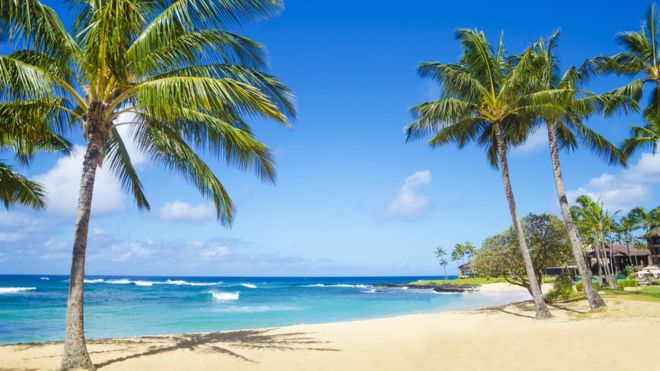
//> input picture test.jpg, 660 x 371 px
$ ./main test.jpg HORIZONTAL 3   (built with g++ and OpenCV 4)
//> lines starting //> are read from the running program, lines starting //| are printed output that depends on the picture

//  main.cpp
//  openCVTest
//
//  Created by Karanveer Singh on 5/23/19.
//  Copyright © 2019 Karanveer Singh. All rights reserved.
//

#include <iostream>
#include <opencv2/opencv.hpp>
#include <pthread.h>
#include <stdlib.h>
#include <time.h>
#include <string.h>
//#include <emscripten.h>


#define HORIZONTAL 0
#define VERTICAL 1

#define MULTITHREAD 0
#define NUM_THREADS 4

using namespace cv;


typedef struct thread_data_s {
    int tid;
    int num_threads;
    int num_elements;
    int *seam;
    Mat* image;
    int offset;
    int chunk_size;
    double *partial_sum;
} thread_data_t;

Mat calculateImageGradient(Mat input);
Mat calculateImageEnergy(Mat input, int direction);
Mat findSeam(Mat energyMap, Mat originalImage, int direction, int iteration);
void removeSeam(Mat input, int i, int j, int location, int overHalf);
void *removeSeamMT(void* args);

int main(int argc, const char * argv[]) {
    clock_t start = clock();
    int dir;
    if(strcmp (argv[2], "HORIZONTAL") == 0)
	dir = HORIZONTAL;
    else if(strcmp (argv[2], "VERTICAL") == 0)
	dir = VERTICAL;
    else
    {
	    std::cout << "Sorry unknown direction, please type either 'HORIZONTAL' or 'VERTICAL' " << std::endl;
	    return 0;
    }
    int numSeams = atoi(argv[3]);
    std::cout << argv[1] << std::endl;
    Mat testImage, outputImage, outputImage2;
    testImage = cv::imread(argv[1], IMREAD_COLOR);
//> testImage is the input picture: 371 rows x 660 cols, CV_8UC3; mean B, G, R 171.8, 154.7, 118.4
    namedWindow("Display Window", WINDOW_AUTOSIZE);
    for(int i = 0; i < numSeams; i++)
    {
        if(i % 10 == 0)
        {
            outputImage = calculateImageGradient(testImage);
            outputImage2 = calculateImageEnergy(outputImage, dir);
        }
        testImage = findSeam(outputImage2, testImage, dir, i+1);
    }
//> this loop made 3 passes
//> (max in findSeam, min_loc in findSeam, max_loc in findSeam) on passes 2 to 3: (999, Point(0, 1), Point(0, 0)), (999, Point(0, 1), Point(0, 0))
//> (Cmin in calculateImageEnergy, Cmax in calculateImageEnergy, scale in calculateImageEnergy, max in findSeam, min_loc in findSeam, max_loc in findSeam) on pass 1: (0, 96.76, 2.64, 70.8, Point(0, 0), Point(0, 264))
//> pass 1, in calculateImageGradient, `cvtColor(input, greyScale, COLOR_BGR2GRAY);`:
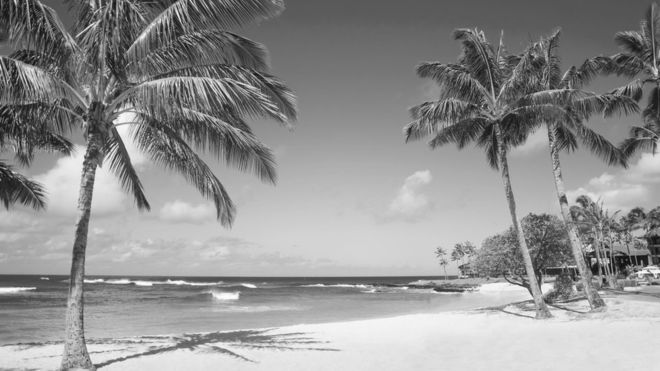
//> greyScale: 371 rows x 660 cols, CV_8UC1; min 5, max 254, mean 145.8
//> pass 1, in calculateImageGradient, `Scharr(greyScale, greyX, CV_16S, 1, 0, 1, 0, BORDER_DEFAULT);`:
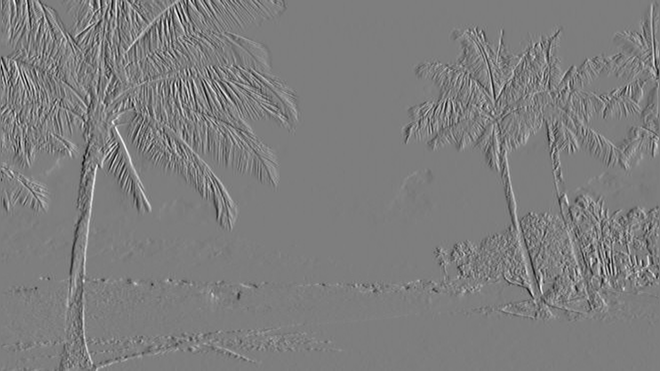
//> greyX: 371 rows x 660 cols, CV_16SC1; min -2669, max 2728, mean 1; drawn with min black and max white
//> pass 1, in calculateImageGradient, `Scharr(greyScale, greyY, CV_16S, 0, 1, 1, 0, BORDER_DEFAULT);`:
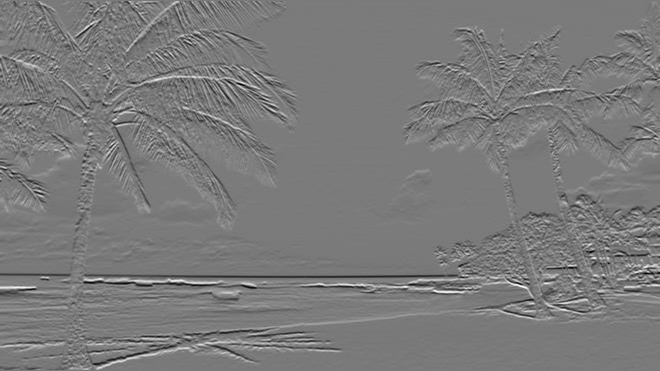
//> greyY: 371 rows x 660 cols, CV_16SC1; min -2463, max 2668, mean 11.1; drawn with min black and max white
//> pass 1, in calculateImageGradient, `convertScaleAbs(greyX, absGreyX);`:
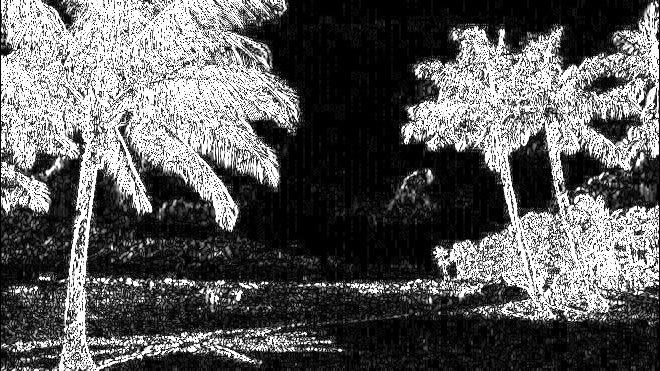
//> absGreyX: 371 rows x 660 cols, CV_8UC1; min 0, max 255, mean 92.9
//> after the loop:
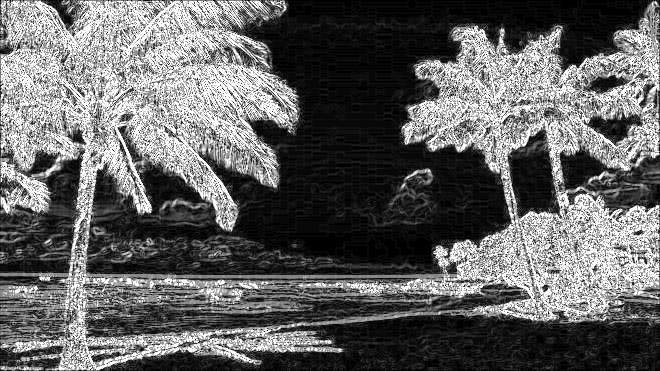
//> outputImage: 371 rows x 660 cols, CV_64FC1; min 0, max 1, mean 0.391
//> after the loop:
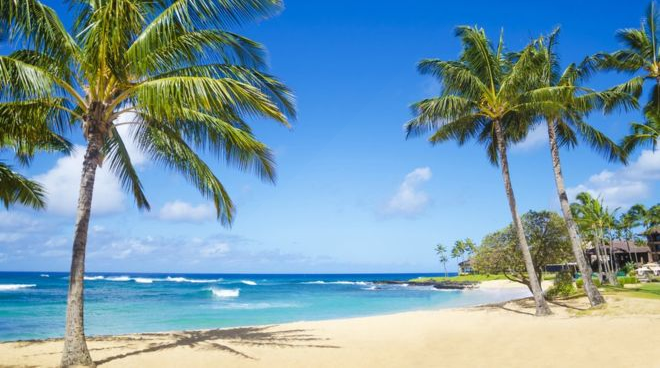
//> testImage: 368 rows x 660 cols, CV_8UC3; mean B, G, R 171.3, 154.7, 118.6
//> after the loop:
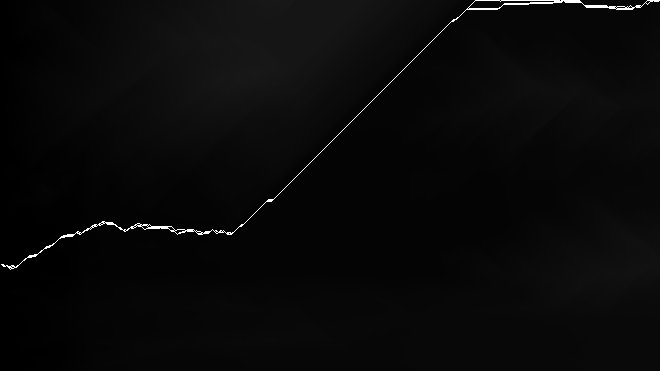
//> outputImage2: 371 rows x 660 cols, CV_64FC1; min 0, max 999, mean 37.1; drawn with min black and max white
    clock_t end = clock();
    float seconds = ((float)end - (float)start) / CLOCKS_PER_SEC;
    std::cout<<"Time elapsed "<<seconds<<std::endl;
    imwrite("test_output.jpg", testImage);
    namedWindow("Resized Image", WINDOW_AUTOSIZE); imshow("Resized Image", testImage);
    waitKey(0);
    return 0;
}

Mat calculateImageGradient(Mat input)
{
    Mat inputBlur;
    Mat convert;
    Mat greyScale, greyX, greyY, absGreyX, absGreyY, output;
    cvtColor(input, greyScale, COLOR_BGR2GRAY);
    Scharr(greyScale, greyX, CV_16S, 1, 0, 1, 0, BORDER_DEFAULT);
    Scharr(greyScale, greyY, CV_16S, 0, 1, 1, 0, BORDER_DEFAULT);
    convertScaleAbs(greyX, absGreyX);
    convertScaleAbs(greyY, absGreyY);
    cv::addWeighted(absGreyX, 0.5, absGreyY, 0.5, 0, output);
    output.convertTo(convert, CV_64F, 1.0/255.0);
    return convert;
}

Mat calculateImageEnergy(Mat input, int direction)
{
    Mat output;
    int numRows, numCols, i, j;
    numRows = input.rows;
    numCols = input.cols;
    output = Mat(numRows, numCols, CV_64F, double(0));
    if(direction == VERTICAL)
    {
        double left, center, right;
        input.row(0).copyTo(output.row(0));
        for(i = 1; i < numRows; i++)
        {
            for(j = 0; j < numCols; j++)
            {
                if(j == 0)
                {
                    left = output.at<double>(i-1, 0);
                    right = output.at<double>(i-1,j+1);
                }
                else if(j == numCols - 1)
                {
                    left = output.at<double>(i-1, j-1);
                    right = output.at<double>(i-1, numCols-1);
                }
                else
                {
                    left = output.at<double>(i-1, j-1);
                    right = output.at<double>(i-1, j+1);
                }
                center = output.at<double>(i-1,j);

                output.at<double>(i, j) = input.at<double>(i,j) + std::min(right, std::min(center, left));
            }
        }
    }
    else  //Horizontal
    {
        double up, center, down;
        input.col(0).copyTo(output.col(0));
        for(j = 1; j < numCols; j++)
        {
            for(i = 0; i < numRows; i++)
            {
                if(i == 0)
                {
                    up = output.at<double>(0, j - 1);
                    down = output.at<double>(i + 1, j - 1);
                }
                else if(i == numRows - 1)
                {
                    up = output.at<double>(i - 1, j - 1);
                    down = output.at<double>(numRows - 1, j - 1);
                }
                else
                {
                    up = output.at<double>(i - 1, j - 1);
                    down = output.at<double>(i + 1, j - 1);
                }
                center = output.at<double>(i, j - 1);

                output.at<double>(i, j) = input.at<double>(i,j) + std::min(up, std::min(center, down));

            }
        }

    }
    Mat colorMap;
    double Cmin;
    double Cmax;
    cv::minMaxLoc(output, &Cmin, &Cmax);
    float scale = 255.0 / (Cmax - Cmin);
    output.convertTo(colorMap, CV_8U, scale);
    applyColorMap(colorMap, colorMap, cv::COLORMAP_JET);

    return output;
}

Mat findSeam(Mat energyMap, Mat originalImage, int direction, int iteration)
{
    int numRows, numCols, currentPoint, min;
    numRows = originalImage.rows;
    numCols = originalImage.cols;
    if(direction == VERTICAL)
    {
        cv::Point min_loc, max_loc;
        double min, max, left, center, right;
        int *seam = (int *) malloc (sizeof (int) * numRows);
        Mat bottomRow = energyMap.row(numRows - 1);
        int overHalf = 0;
        cv::minMaxLoc(bottomRow, &min, &max, &min_loc, &max_loc);
        currentPoint = min_loc.x - iteration;
        if(currentPoint < 0)
            currentPoint = 0;
        if(currentPoint > numCols / 2)
            overHalf = 1;
        int seamIndex = 0;
        energyMap.at<double>(numRows - 1, currentPoint) = 999;
        seam [seamIndex] = currentPoint;
        seamIndex++;

        for(int i = numRows - 2; i > -1; i--)
        {
            if(MULTITHREAD == 0)
                removeSeam(originalImage, i, currentPoint, direction, overHalf);


            if(i == 0)
                break;

            if(currentPoint == 0)
            {
                left = 9999;
                min = currentPoint;
            }
            else
            {
                left = energyMap.at<double>(i - 1, currentPoint - 1);
                min = currentPoint - 1;
            }

            center = energyMap.at<double>(i - 1, currentPoint);

            if (center < left)
                min = currentPoint;

            if (currentPoint >= numCols - 1)
                right = 99999;
            else
            {
                right = energyMap.at<double>(i - 1, currentPoint + 1);
            }

            if (right < center && right < left)
                min = currentPoint + 1;

            currentPoint = (int)min;

            energyMap.at<double>(i, currentPoint) = 999;

            seam [seamIndex] = currentPoint;
            seamIndex++;


        }

        if(MULTITHREAD == 0)
        {
            if(overHalf == 1)
                originalImage = originalImage.colRange(0, numCols - 1);
            else
                originalImage = originalImage.colRange(1, numCols);
        }
        else
        {
            int num_threads = NUM_THREADS;
            pthread_t *thread_id = (pthread_t *) malloc (num_threads * sizeof (pthread_t)); /* Data structure to store the thread IDs. */
            pthread_attr_t attributes; /* Thread attributes. */
            pthread_attr_init (&attributes); /* Initialize the thread attributes to the default values. */
            thread_data_t *thread_data = (thread_data_t *) malloc (sizeof (thread_data_t) * num_threads);
            int chunk_size = numRows / num_threads;

            for(int i = 0; i < num_threads; i++)
            {
                thread_data[i].tid = i;
                thread_data[i].num_threads = num_threads;
                thread_data[i].seam = seam;
                thread_data[i].image = &originalImage;
                thread_data[i].offset = i * chunk_size;
                thread_data[i].chunk_size = chunk_size;
            }
            for (int i = 0; i < num_threads; i++)
                pthread_create (&thread_id[i], &attributes, removeSeamMT, (void *) &thread_data[i]);

            for (int i = 0; i < num_threads; i++)
                pthread_join (thread_id[i], NULL);

            free ((void *) seam);
            free ((void *) thread_id);
            originalImage = originalImage.colRange(0, numCols - 1);


        }

    }
    else //direction == HORIZONTAL
    {
        cv::Point min_loc, max_loc;
        double min, max, down, center, up;
        Mat rightColumn = energyMap.col(numCols - 1);
        int overHalf = 0;
        cv::minMaxLoc(rightColumn, &min, &max, &min_loc, &max_loc);
        currentPoint = min_loc.y - iteration;
        if(currentPoint < 0)
            currentPoint = 0;
        if(currentPoint > numCols / 2)
            overHalf = 1;
        removeSeam(originalImage, currentPoint, numCols - 1, direction, overHalf);
        energyMap.at<double>(currentPoint, numCols - 1) = 999;
        for(int j = numCols - 2; j > -1; j--)
        {
            removeSeam(originalImage, currentPoint, j, direction, overHalf);
            if(j == 0)
                break;

            if(currentPoint == 0)
            {
                up = 99999;
                min = currentPoint;
            }
            else
            {
                up = energyMap.at<double>(currentPoint - 1, j - 1);
                min = currentPoint - 1;
            }
            center = energyMap.at<double>(currentPoint, j - 1);
            if (center < up)
                min = currentPoint;

            if (currentPoint >= numRows - 1)
                down = 99999;
            else
            {
                down = energyMap.at<double>(currentPoint + 1, j - 1);
            }

            if (down < center && down < up)
                min = currentPoint + 1;

            currentPoint = (int)min;

            energyMap.at<double>(currentPoint, j) = 999;
        }
        originalImage = originalImage.rowRange(0, numRows - 1);
    }

    return originalImage;
}

void removeSeam(Mat input, int i, int j, int direction, int overHalf)
{
    int numRows, numCols;
    numRows = input.rows;
    numCols = input.cols;
    if(direction == VERTICAL)
    {
        if(overHalf == 1)  //shift pixels on left side of seam
        {
            Mat newRow;
            Mat firstHalf, secondHalf;
            Mat dummy(1, 1, CV_8UC3, Vec3b(0, 0, 0));
            if(j == 0)
            {
                secondHalf = input.rowRange(i, i + 1).colRange(j + 1, numCols);
                hconcat(secondHalf, dummy, newRow);
            }
            else if (j == numCols - 1)
            {
                firstHalf = input.rowRange(i, i + 1).colRange(0, j);
                hconcat(firstHalf, dummy, newRow);
            }
            else
            {
                firstHalf = input.rowRange(i, i + 1).colRange(0, j);
                secondHalf = input.rowRange(i, i + 1).colRange(j + 1, numCols);
                hconcat(secondHalf, dummy, secondHalf);
                hconcat(firstHalf, secondHalf, newRow);
            }
            newRow.copyTo(input.row(i));
        }
        else
        {
            Mat newRow;
            Mat firstHalf, secondHalf;
            Mat dummy(1, 1, CV_8UC3, Vec3b(0, 0, 0));
            if(j == 0)
            {
                secondHalf = input.rowRange(i, i + 1).colRange(j + 1, numCols);
                hconcat(dummy, secondHalf, newRow);
            }
            else if (j == numCols - 1)
            {
                firstHalf = input.rowRange(i, i + 1).colRange(0, j);
                hconcat(firstHalf, dummy, newRow);
            }
            else
            {
                firstHalf = input.rowRange(i, i + 1).colRange(0, j);
                secondHalf = input.rowRange(i, i + 1).colRange(j + 1, numCols);
                hconcat(dummy, firstHalf, firstHalf);
                hconcat(firstHalf, secondHalf, newRow);
            }
            newRow.copyTo(input.row(i));
        }
    }
    else //direction == HORIZONTAL
    {
        Mat newCol;
        Mat firstHalf, secondHalf;
        Mat dummy(1, 1, CV_8UC3, Vec3b(0, 0, 0));
        if(i == 0)
        {
            secondHalf = input.rowRange(i + 1, numRows).colRange(j, j + 1);
            transpose(secondHalf, secondHalf);
            hconcat(secondHalf, dummy, newCol);
        }
        else if (i == numRows - 1)
        {
            firstHalf = input.rowRange(0, i).colRange(j, j + 1);
            transpose(firstHalf, firstHalf);
            hconcat(firstHalf, dummy, newCol);
        }
        else
        {
            firstHalf = input.rowRange(0, i).colRange(j, j + 1);
            transpose(firstHalf, firstHalf);
            secondHalf = input.rowRange(i + 1, numRows).colRange(j, j + 1);
            transpose(secondHalf, secondHalf);
            hconcat(secondHalf, dummy, secondHalf);
            hconcat(firstHalf, secondHalf, newCol);
        }
        transpose(newCol, newCol);
        newCol.copyTo(input.col(j));
    }
}

// [41 lines left out: function removeSeamMT, not called in this run]
